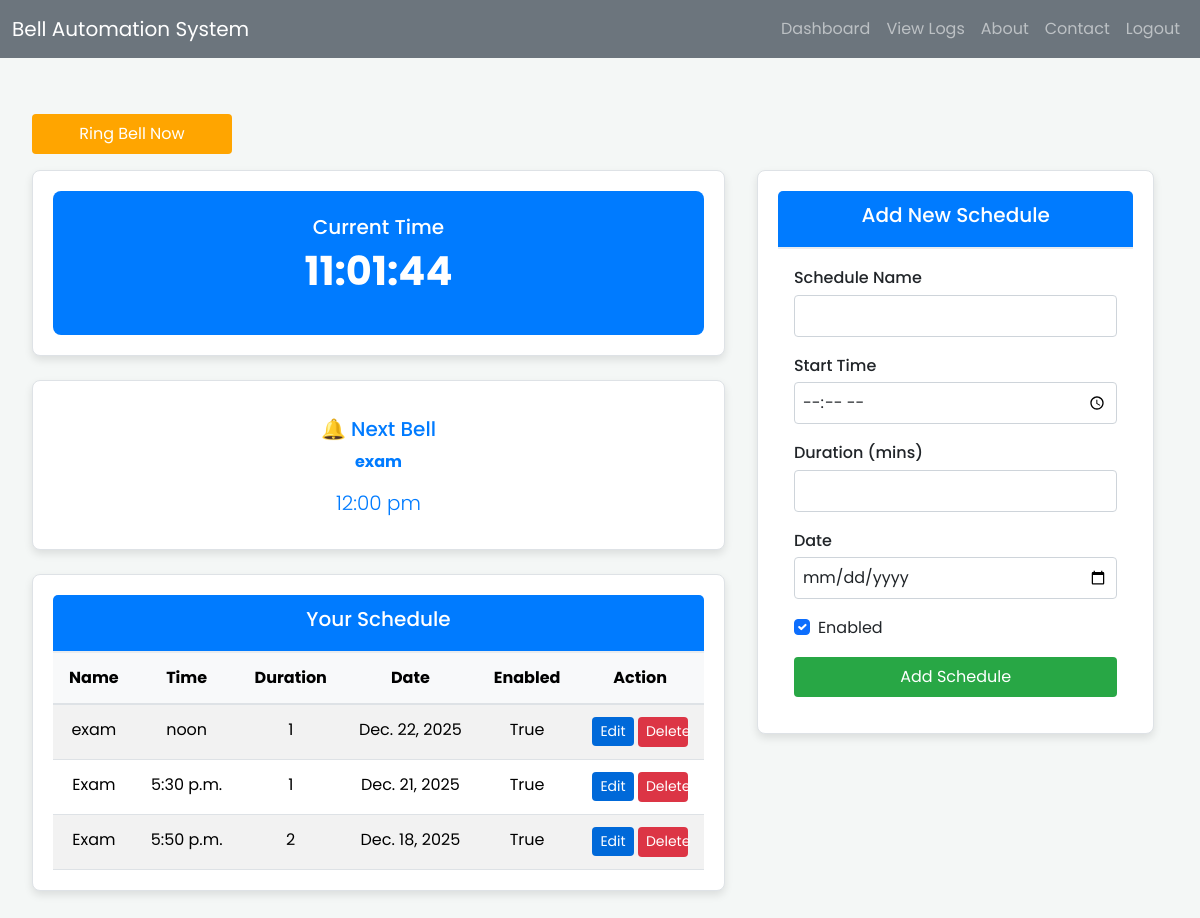
/ (signed in), run on the app's committed database.
### bellapp/models.py (models this page shows, shortened)
class Schedule(models.Model):
    name = models.CharField(max_length=100)
    start_time = models.TimeField()
    duration_minutes = models.PositiveIntegerField()  # or end_time field
    enabled = models.BooleanField(default=True)
    date = models.DateField()

### bellapp/views.py (the view, shortened to what this page needs)
# urls.py: path('', views.dashboard, name='dashboard'),
@login_required
def dashboard(request):
    schedules = Schedule.objects.all().order_by('-date', '-start_time')
    return render(request, 'myapp/dashboard.html', {'schedules': schedules})

### templates/myapp/dashboard.html (shortened to what this page needs)
{% extends "myapp/base.html" %}
{% load static %}
{% block content %}
<div class="container">
    <form id="manual-ring-form" method="post" action="{% url 'myapp:manual_ring' %}">
      <button type="submit" class="btn btn-warning ring-button">Ring Bell Now</button>
    </form>
    <div class="content-wrapper">
      <div class="main-column">
        <div id="clock-card" class="card clock-card">
          <div class="card-body text-center">
            <h5 class="card-title">Current Time</h5>
            <p id="current-time" class="display-6">--:--:--</p>
          </div>
        </div>
        <div class="card next-bell-card mt-3" style="height:170px ;">
          <div class="card-body text-center" style="color:#007bff">
            <h5 class="card-title">🔔 Next Bell</h5>
            <p id="next-bell-name" class="fw-bold">--</p>
            <p id="next-bell-time" class="display-6"style="font-size:20px">--:--</p>
          </div>
        </div>
        <div class="card schedule-card">
          <div class="card-header">
            <h5>Your Schedule</h5>
          </div>
          <div class="card-body p-0">
            <table class="table table-striped mb-0">
              <thead class="table-light">
                <tr>
                  <th>Name</th>
                  <th>Time</th>
                  <th>Duration</th>
                  <th>Date</th>
                  <th>Enabled</th>
                  <th>Action</th>
                </tr>
              </thead>
              <tbody>
                {% for sched in schedules %}
                <tr
                data-name="{{sched.name}}"
                data-time="{{sched.start_time|time:"H:i" }}"
                data-date="{{sched.date}}"
                data-enabled="{{sched.enabled|yesno:'1,0' }}"
                >
                  <td>{{ sched.name }}</td>
                  <td>{{ sched.start_time}}</td>
                  <td>{{ sched.duration_minutes }}</td>
                  <td>{{sched.date}}</td>
                  <td>{{ sched.enabled}}</td>
                  <td>
                    <a href="{% url 'myapp:edit_schedule' sched.id %}" class="btn btn-sm btn-primary">Edit</a>
                    <form method="post" action="{% url 'myapp:delete_schedule' sched.id %}" style="display:inline;">
                      <button type="submit" class="btn btn-sm btn-danger"
                        onclick="return confirm('Are you sure to delete this schedule?');">Delete</button>
                    </form>
                  </td>
                </tr>
                {% empty %}
                <tr><td colspan="5" class="text-center">No schedules defined.</td></tr>
                {% endfor %}
              </tbody>
            </table>
          </div>
        </div>
      </div>
      <div class="sidebar-column">
        <div class="card add-schedule-card">
          <div class="card-header">
            <h5>Add New Schedule</h5>
          </div>
          <div class="card-body">
            <form method="post">
              <div class="mb-3">
                <label for="id_name" class="form-label">Schedule Name</label>
                <input type="text" name="name" id="id_name" class="form-control" required>
              </div>
              <div class="mb-3">
                <label for="id_start_time" class="form-label">Start Time</label>
                <input type="time" name="start_time" id="id_start_time" class="form-control" required>
              </div>
              <div class="mb-3">
                <label for="id_duration" class="form-label">Duration (mins)</label>
                <input type="number" name="duration" id="id_duration" class="form-control" required min="1">
              </div>
              <div class="mb-3">
                <label for="id_date" class="form-label">Date</label>
                <input type="date" name="date" id="id_date" class="form-control" required>
              </div>
              <div class="form-check mb-3">
                <input type="checkbox" name="enabled" id="id_enabled" class="form-check-input" checked>
                <label for="id_enabled" class="form-check-label">Enabled</label>
              </div>
              <button type="submit" class="btn btn-success w-100">Add Schedule</button>
            </form>
          </div>
        </div>
      </div>
    </div>
  </div>
{% endblock content %}

### templates/myapp/base.html (shortened to what this page needs)
{% load static %}
<!DOCTYPE html>
<html lang="en">
<head>
  <link href="https://cdn.jsdelivr.net/npm/bootstrap@5.3.2/dist/css/bootstrap.min.css" rel="stylesheet">
  <link rel="stylesheet" href="https://cdnjs.cloudflare.com/ajax/libs/font-awesome/6.5.0/css/all.min.css">
<link rel="stylesheet" href="{% static 'myapp/css/dashboard.css' %}">
<link rel="stylesheet" href="{% static 'myapp/css/login.css' %}">
<link rel="stylesheet" href="{% static 'myapp/css/about.css' %}">
<link rel="stylesheet" href="{% static 'myapp/css/contact.css' %}">
</head>
<body>
  <nav class="navbar navbar-expand-lg navbar-dark bg-secondary">
    <div class="container-fluid">
      <a class="navbar-brand" href="{% url 'myapp:dashboard' %}">Bell Automation System</a>
      <div class="collapse navbar-collapse" id="navbarNav">
        <ul class="navbar-nav ms-auto">
          <li class="nav-item">
            <a class="nav-link" href="{% url 'myapp:dashboard' %}">Dashboard</a>
          </li>
          <a class="nav-link" href="{% url 'myapp:system_logs' %}">View Logs</a>
          <li class="nav-item">
            <a class="nav-link" href="{% url 'myapp:about' %}">About</a>
          </li>
          <li class="nav-item">
            <a class="nav-link" href="{% url 'myapp:contact' %}">Contact</a>
          </li>
          {% if user.is_authenticated %}
            <li class="nav-item">
              <a class="nav-link" href="{% url 'myapp:logout' %}">Logout</a>
            </li>
          {% endif %}
        </ul>
      </div>
    </div>
  </nav>
  <div class="container mt-4">
    {% block content %}{% endblock %}
  </div>
</body>
</html>

### bellapp/static/myapp/css/dashboard.css (style rules this page uses)
* { box-sizing: border-box; margin: 0; padding: 0; }
body { background-color: #f4f6fa; color: #343a40; font-family: sans-serif; }
.container { max-width: 1200px; margin: auto; padding: 1rem; }
.ring-button { background-color: orange; border: none; width: 200px; color: white; padding: 10px 20px; font-size: 1rem; border-radius: 4px; cursor: pointer; margin-bottom: 1rem; }
.content-wrapper { display: flex; gap: 2rem; }
.main-column { flex: 0 0 60%; }
.card { border: none; border-radius: 8px; background: white; margin-bottom: 1.5rem; box-shadow: 0 0 5px rgba(0,0,0,0.1); }
.card-header { background-color: #007bff; border-bottom: 2px solid #e9ecef; padding: 0.75rem 1rem; color: white; font-weight: 600; text-align: center; border-top-left-radius: 8px; border-top-right-radius: 8px; }
.card-body { padding: 1rem; }
.clock-card .card-body { padding: 1.5rem; text-align: center; background-color: #007bff; color: #fff; border-radius: 8px; }
#current-time { font-size: 2.5rem; font-weight: bold; }
.table { width: 100%; border-collapse: collapse; }
.table thead th { border-bottom: 2px solid #dee2e6; text-align: center; padding: 0.75rem 1rem; background-color: #f8f9fa; white-space: nowrap; }
.table tbody tr { background-color: #fff; text-align: center; white-space: nowrap; }
.table tbody tr:nth-child(odd) { background-color: #f8f9fa; }
.table tbody td { padding: 0.75rem 1rem; }
.sidebar-column { flex: 0 0 35%; }
.add-schedule-card { position: sticky; top: 1rem; max-height: calc(100vh - 2rem); overflow-y: auto; }
.form-label { display: block; margin-bottom: 0.25rem; font-weight: 500; }
.form-control { width: 100%; padding: 0.5rem; margin-bottom: 1rem; border: 1px solid #ced4da; border-radius: 4px; }
.btn { border: none; border-radius: 4px; padding: 0.5rem 1rem; cursor: pointer; }
.btn-success { background-color: #28a745; color: white; }
.btn-sm { padding: 0.25rem 0.5rem; font-size: 0.875rem; }
.btn-primary { background-color: #0069d9; color: white; }
.btn-danger { background-color: #dc3545; color: white; height: 30px; width: 50px; }

### bellapp/static/myapp/css/login.css (style rules this page uses)
button { width: 100%; padding: 12px; border: none; border-radius: 8px; background-color: #4e73df; color: #fff; font-size: 1rem; cursor: pointer; transition: all 0.3s ease; }

### bellapp/static/myapp/css/about.css (style rules this page uses)
* { margin: 0; padding: 0; box-sizing: border-box; }
body { font-family: Arial, Helvetica, sans-serif; background-color: #f4f7f6; color: #333; min-height: 100vh; }
.card { background-color: #ffffff; padding: 20px; border-radius: 8px; box-shadow: 0 4px 8px rgba(0,0,0,0.1); border: 1px solid #dee2e6; transition: transform 0.3s; }

### bellapp/static/myapp/css/contact.css (style rules this page uses)
* { box-sizing: border-box; margin: 0; padding: 0; }
body { font-family: Arial, sans-serif; background-color: #f4f7f6; line-height: 1.6; }

### templates/myapp/base.html (style rules this page uses)
body { font-family:'Poppins',sans-serif; }

### data on the page
Schedule: name "exam", start_time "noon", duration_minutes "1", date "Dec. 22, 2025", enabled "True"
Schedule: name "Exam", start_time "5:30 p.m.", duration_minutes "1", date "Dec. 21, 2025", enabled "True"
Schedule: name "Exam", start_time "5:50 p.m.", duration_minutes "2", date "Dec. 18, 2025", enabled "True"
